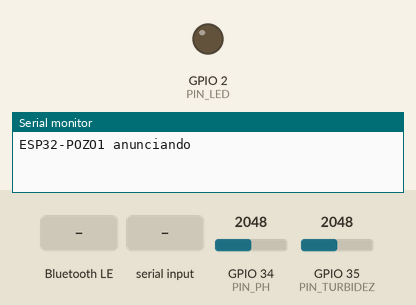
Simulated run of this sketch. Board: ESP32. Shown: output pins drawn as LEDs (lit = HIGH), the last lines printed to the serial monitor. The test bench sets the inputs (shaded band); at power-on: GPIO 34 (PIN_PH) = 2048, GPIO 35 (PIN_TURBIDEZ) = 2048 (analog values on the 0–4095 scale). Random numbers use the default seed unless the sketch sets one; EEPROM starts erased; nothing arrives over Bluetooth unless stated; a phone connects over Bluetooth LE 3 s after start.

Above: at 1.2 s.
1.3 s: Bluetooth LE write "leer" received
At 3.2 s:
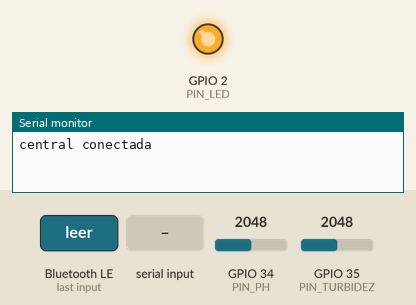
3.5 s: "monitor\n" received over Serial
5.0 s: Bluetooth LE write "monitor" received
6.5 s: "calibrar:reset\n" received over Serial
8.0 s: Bluetooth LE write "calibrar:" received
9.5 s: "calibrar:\n" received over Serial
Timing chart, 0 to 12.1 s (numbered marks = the images above; inputs shaded):
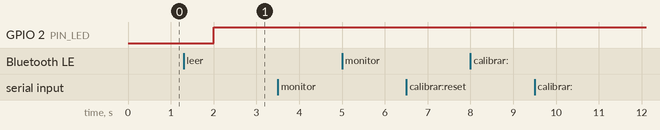

The sketch:

potable_sensor.ino
```cpp
/*
  Potable - nodo de medicion ESP32

  CONEXIONES
  ----------------------------------------------------------------------
  Sensor                    Modelo          Pin ESP32   Alimentacion
  pH                        SEN0161-V2      GPIO 34     3.3 V
  Turbidez                  SEN0189         GPIO 35     5 V  (ver aviso)
  TDS / conductividad       SEN0244         GPIO 32     3.3 V
  Temperatura               DS18B20         GPIO 4      3.3 V
  LED de estado             interno         GPIO 2      -

  AVISO 1: el SEN0189 entrega hasta 4.5 V y el ADC del ESP32 tolera 3.3 V.
  Va con divisor de voltaje R1 = 10 kohm (senal a GPIO 35) y R2 = 20 kohm
  (GPIO 35 a GND). Eso da 4.5 V -> 3.0 V. Sin el divisor se danan el pin.

  AVISO 2: el DS18B20 necesita 4.7 kohm entre su linea de datos y 3.3 V.

  AVISO 3: los electrodos de pH y TDS se interfieren si estan en el agua
  al mismo tiempo. El firmware los lee alternadamente, nunca juntos.

  BIBLIOTECAS
  ----------------------------------------------------------------------
  OneWire, DallasTemperature, ArduinoJson.
  El soporte BLE viene con el nucleo ESP32 de Arduino.
*/

#include <Arduino.h>
#include <ArduinoJson.h>
#include <BLE2902.h>
#include <BLEDevice.h>
#include <BLEServer.h>
#include <BLEUtils.h>
#include <DallasTemperature.h>
#include <OneWire.h>
#include <Preferences.h>

#define MODO_SIMULACION 0

// Que sensores estan conectados de verdad. Un pin ADC sin nada no da cero:
// flota y devuelve basura que parece una medicion. Los que esten en 0 no se
// leen y no viajan en el JSON, asi que la app los deja en captura manual.
#define TIENE_PH            1
#define TIENE_TURBIDEZ      1
#define TIENE_CONDUCTIVIDAD 0
#define TIENE_TEMPERATURA   0

static const char* IDENTIFICADOR = "ESP32-POZO1";

static const char* UUID_SERVICIO = "6f2a1000-8b41-4c8e-9d5a-1f7c3e0a9b21";
static const char* UUID_LECTURA  = "6f2a1001-8b41-4c8e-9d5a-1f7c3e0a9b21";
static const char* UUID_COMANDO  = "6f2a1002-8b41-4c8e-9d5a-1f7c3e0a9b21";
static const char* UUID_ESTADO   = "6f2a1003-8b41-4c8e-9d5a-1f7c3e0a9b21";

static const uint8_t PIN_PH          = 34;
static const uint8_t PIN_TURBIDEZ    = 35;
static const uint8_t PIN_TDS         = 32;
static const uint8_t PIN_TEMPERATURA = 4;
static const uint8_t PIN_LED         = 2;

static const uint8_t MUESTRAS_POR_LECTURA = 21;
static const uint16_t ADC_MAXIMO = 4095;
static const float VOLTAJE_REFERENCIA = 3.3f;

static const float DIVISOR_TURBIDEZ = 1.5f;

// El divisor en papel es 1.5 pero la cadena no lo cumple: resistores al +-5%,
// alimentacion de VIN (4.8 V, no 5.0) y el ADC leyendo por lo bajo. Sale de
// calibrar a un punto, 2.545 V crudos en agua limpia contra el cero en 4.20.
// Medido con el vaso TAPADO: la luz del cuarto mete 48 mV de ruido.
static const float AJUSTE_TURBIDEZ = 1.100f;

// Arriba de V_LIMPIA es agua limpia; abajo del vertice la lectura satura.
static const float TURBIDEZ_V_LIMPIA = 4.2f;
static const float TURBIDEZ_V_VERTICE = 2.56f;
static const float TURBIDEZ_NTU_MAXIMA = 3000.0f;

static const float TEMPERATURA_REFERENCIA = 25.0f;

static const float PH_PENDIENTE_POR_DEFECTO = -5.70f;
static const float PH_OFFSET_POR_DEFECTO = 21.34f;

static const float FACTOR_TDS_A_EC = 2.0f;

OneWire cableUnico(PIN_TEMPERATURA);
DallasTemperature sensorTemperatura(&cableUnico);
Preferences memoria;

BLECharacteristic* caracteristicaLectura = nullptr;
BLECharacteristic* caracteristicaEstado = nullptr;
bool hayCentralConectada = false;

float phPendiente = PH_PENDIENTE_POR_DEFECTO;
float phOffset = PH_OFFSET_POR_DEFECTO;

// Calibracion de dos puntos. El primer patron se guarda aqui esperando al
// segundo; con los dos se calcula la pendiente, que es lo que se degrada con
// el uso del electrodo. Con un solo punto quedaria exacto en ese pH y cada
// vez mas equivocado al alejarse, justo donde la norma decide apto o riesgo.
bool hayPrimerPunto = false;
float primerPuntoPh = 0.0f;
float primerPuntoV = 0.0f;

// Lectura continua por el serial. Sirve para ver el electrodo asentarse antes
// de fijar un punto, en vez de adivinar cuando dejo de moverse.
bool monitorContinuo = false;

struct Lectura {
  float ph;
  float turbidez;
  float conductividad;
  float temperatura;
  bool valida;
};

static int comparar(const void* a, const void* b) {
  return (*(const uint16_t*)a) - (*(const uint16_t*)b);
}

static uint16_t leerCrudoFiltrado(uint8_t pin) {
  uint16_t muestras[MUESTRAS_POR_LECTURA];
  for (uint8_t i = 0; i < MUESTRAS_POR_LECTURA; i++) {
    muestras[i] = analogRead(pin);
    delay(4);
  }
  qsort(muestras, MUESTRAS_POR_LECTURA, sizeof(uint16_t), comparar);
  return muestras[MUESTRAS_POR_LECTURA / 2];
}

static float aVoltios(uint16_t crudo) {
  return (crudo * VOLTAJE_REFERENCIA) / ADC_MAXIMO;
}

static float leerTemperatura() {
  sensorTemperatura.requestTemperatures();
  float grados = sensorTemperatura.getTempCByIndex(0);
  return (grados == DEVICE_DISCONNECTED_C) ? NAN : grados;
}

// Conversion aparte de la lectura: el monitor imprime el valor y el voltaje
// del que salio, y con dos llamadas al ADC salian de momentos distintos.
static float phDeVoltios(float voltios, float temperatura) {
  float ph = phPendiente * voltios + phOffset;

  if (!isnan(temperatura)) {
    ph += (temperatura - TEMPERATURA_REFERENCIA) * 0.03f;
  }
  return constrain(ph, 0.0f, 14.0f);
}

static float leerPh(float temperatura) {
  return phDeVoltios(aVoltios(leerCrudoFiltrado(PIN_PH)), temperatura);
}

static float voltiosTurbidez() {
  return aVoltios(leerCrudoFiltrado(PIN_TURBIDEZ)) * DIVISOR_TURBIDEZ *
         AJUSTE_TURBIDEZ;
}

static float turbidezDeVoltios(float voltios) {
  if (voltios > TURBIDEZ_V_LIMPIA) return 0.0f;

  // La curva es una parabola: pasado el vertice se devuelve y el agua mas
  // sucia daria menos. Con leche daba 0.0 NTU y el vaso casi blanco.
  if (voltios < TURBIDEZ_V_VERTICE) return TURBIDEZ_NTU_MAXIMA;

  float ntu = -1120.4f * voltios * voltios + 5742.3f * voltios - 4352.9f;
  return constrain(ntu, 0.0f, TURBIDEZ_NTU_MAXIMA);
}

static float leerTurbidez() { return turbidezDeVoltios(voltiosTurbidez()); }

static float leerConductividad(float temperatura) {
  float voltios = aVoltios(leerCrudoFiltrado(PIN_TDS));

  float grados = isnan(temperatura) ? TEMPERATURA_REFERENCIA : temperatura;
  float compensacion = 1.0f + 0.02f * (grados - TEMPERATURA_REFERENCIA);
  float voltiosCompensados = voltios / compensacion;

  float ppm = (133.42f * voltiosCompensados * voltiosCompensados *
                   voltiosCompensados -
               255.86f * voltiosCompensados * voltiosCompensados +
               857.39f * voltiosCompensados) *
              0.5f;

  return constrain(ppm * FACTOR_TDS_A_EC, 0.0f, 5000.0f);
}

#if MODO_SIMULACION
static float ruido(float amplitud) {
  return ((random(0, 1000) / 1000.0f) - 0.5f) * amplitud;
}

static Lectura tomarLectura() {
  Lectura l;
  l.temperatura = 22.0f + ruido(6.0f);
  l.ph = 7.2f + ruido(0.9f);
  l.turbidez = max(0.0f, 0.8f + ruido(1.6f));
  l.conductividad = max(0.0f, 320.0f + ruido(190.0f));
  l.valida = true;
  return l;
}
#else
static Lectura tomarLectura() {
  Lectura l;

  l.temperatura = TIENE_TEMPERATURA ? leerTemperatura() : NAN;

  // pH y TDS se leen alternados con una pausa: los electrodos se interfieren
  // si se muestrean al mismo tiempo.
  l.ph = TIENE_PH ? leerPh(l.temperatura) : NAN;

  if (TIENE_PH && TIENE_CONDUCTIVIDAD) delay(500);
  l.conductividad =
      TIENE_CONDUCTIVIDAD ? leerConductividad(l.temperatura) : NAN;

  if (TIENE_CONDUCTIVIDAD && TIENE_TURBIDEZ) delay(200);
  l.turbidez = TIENE_TURBIDEZ ? leerTurbidez() : NAN;

  l.valida = !isnan(l.ph) || !isnan(l.turbidez) ||
             !isnan(l.conductividad) || !isnan(l.temperatura);
  return l;
}
#endif

static String comoJson(const Lectura& l) {
  JsonDocument doc;
  doc["equipo"] = IDENTIFICADOR;
  doc["simulado"] = MODO_SIMULACION == 1;
  doc["ms"] = millis();

  // Lo que no se midio simplemente no va. Mandar un cero seria peor: la app
  // lo tomaria como una medicion valida y lo evaluaria contra la norma.
  JsonObject valores = doc["valores"].to<JsonObject>();
  if (!isnan(l.ph)) valores["ph"] = round(l.ph * 100) / 100.0;
  if (!isnan(l.turbidez)) {
    valores["turbidez"] = round(l.turbidez * 100) / 100.0;
  }
  if (!isnan(l.conductividad)) {
    valores["conductividad"] = round(l.conductividad);
  }
  if (!isnan(l.temperatura)) {
    valores["temperatura"] = round(l.temperatura * 10) / 10.0;
  }

  String salida;
  serializeJson(doc, salida);
  return salida;
}

static void publicarLectura() {
  Lectura l = tomarLectura();
  String json = comoJson(l);

  caracteristicaLectura->setValue((uint8_t*)json.c_str(), json.length());
  if (hayCentralConectada) caracteristicaLectura->notify();

  Serial.println(json);
}

static void publicarEstado(const char* estado) {
  caracteristicaEstado->setValue((uint8_t*)estado, strlen(estado));
  if (hayCentralConectada) caracteristicaEstado->notify();
}

static void guardarCalibracion() {
  memoria.begin("potable", false);
  memoria.putFloat("phPendiente", phPendiente);
  memoria.putFloat("phOffset", phOffset);
  memoria.end();
}

// Reflashear no borra la NVS; "Erase All Flash" si. Esto lo dice sin sacar
// la sonda.
static void imprimirCalibracion() {
  float salud = fabs(phPendiente / PH_PENDIENTE_POR_DEFECTO) * 100.0f;
  bool deFabrica = phPendiente == PH_PENDIENTE_POR_DEFECTO &&
                   phOffset == PH_OFFSET_POR_DEFECTO;

  Serial.printf("calibracion pH: pendiente %.4f, offset %.4f (%.0f%% de la "
                "nominal)\n", phPendiente, phOffset, salud);

  if (deFabrica) {
    Serial.println("OJO: son los valores por defecto. O nunca se calibro, o "
                   "se borro la NVS y hay que restaurar el respaldo.");
  }
}

// Primer patron: se guarda y se espera el segundo. Segundo patron: con los
// dos puntos sale la recta completa.
static void calibrar(float phPatron) {
  if (phPatron < 0.0f || phPatron > 14.0f) {
    publicarEstado("patron fuera de rango");
    Serial.printf("patron invalido: %.2f\n", phPatron);
    return;
  }

  float voltios = aVoltios(leerCrudoFiltrado(PIN_PH));

  if (!hayPrimerPunto) {
    hayPrimerPunto = true;
    primerPuntoPh = phPatron;
    primerPuntoV = voltios;

    publicarEstado("primer punto listo");
    Serial.printf("punto 1: pH %.2f a %.4f V. Enjuague y meta el otro patron\n",
                  phPatron, voltios);
    return;
  }

  // Si los dos patrones dan casi el mismo voltaje es que se midio el mismo
  // dos veces, o el electrodo no esta respondiendo. Dividir ahi da un
  // disparate y lo guardaria como si fuera bueno.
  float saltoV = voltios - primerPuntoV;
  if (fabs(saltoV) < 0.05f) {
    publicarEstado("patrones demasiado parecidos");
    Serial.printf("punto 2 a %.4f V, casi igual al punto 1 (%.4f V). "
                  "Revise que sean patrones distintos y que el electrodo "
                  "responda\n", voltios, primerPuntoV);
    return;
  }

  phPendiente = (phPatron - primerPuntoPh) / saltoV;
  phOffset = phPatron - phPendiente * voltios;
  hayPrimerPunto = false;
  guardarCalibracion();

  // La pendiente contra la de fabrica dice como anda el electrodo: se
  // degrada con el uso y es el primer sintoma de que hay que reemplazarlo.
  float salud = fabs(phPendiente / PH_PENDIENTE_POR_DEFECTO) * 100.0f;

  publicarEstado(salud < 70.0f || salud > 130.0f ? "calibrado, revise el electrodo"
                                                 : "calibrado");
  Serial.printf("calibrado con pH %.2f y %.2f: pendiente %.3f, offset %.3f "
                "(%.0f%% de la nominal)\n",
                primerPuntoPh, phPatron, phPendiente, phOffset, salud);

  if (salud < 70.0f || salud > 130.0f) {
    Serial.println("ADVERTENCIA: la pendiente se alejo mucho de la de "
                   "fabrica. Electrodo gastado, mal enjuagado, o patrones "
                   "vencidos.");
  }
}

class ManejadorServidor : public BLEServerCallbacks {
  void onConnect(BLEServer* servidor) override {
    hayCentralConectada = true;
    digitalWrite(PIN_LED, HIGH);
    Serial.println("central conectada");
  }

  void onDisconnect(BLEServer* servidor) override {
    hayCentralConectada = false;
    digitalWrite(PIN_LED, LOW);
    Serial.println("central desconectada");
    servidor->startAdvertising();
  }
};

// Los mismos comandos entran por Bluetooth y por el monitor serie. Calibrar
// desde el IDE es mucho mas comodo: el cable ya esta puesto y se ve lo que
// imprime sin tener que ir al telefono.
static void ejecutarComando(String comando) {
  comando.trim();

  if (comando == "leer") {
    publicarEstado("midiendo");
    publicarLectura();
    publicarEstado("listo");
    return;
  }

  if (comando == "monitor") {
    monitorContinuo = !monitorContinuo;
    Serial.println(monitorContinuo
                       ? "monitor encendido, 'monitor' otra vez para apagarlo"
                       : "monitor apagado");
    return;
  }

  if (comando == "calibrar:reset") {
    hayPrimerPunto = false;
    publicarEstado("calibracion reiniciada");
    Serial.println("calibracion reiniciada, mande el primer patron");
    return;
  }

  if (comando.startsWith("calibrar:")) {
    calibrar(comando.substring(9).toFloat());
    return;
  }

  if (comando == "calibracion") {
    imprimirCalibracion();
    return;
  }

  if (comando == "ayuda" || comando == "?") {
    Serial.println("leer            una lectura");
    Serial.println("monitor         enciende o apaga la lectura continua");
    Serial.println("calibracion     muestra la calibracion guardada del pH");
    Serial.println("calibrar:7.00   fija un punto con ese patron");
    Serial.println("calibrar:reset  olvida el primer punto");
    return;
  }

  publicarEstado("comando desconocido");
  Serial.printf("no entiendo '%s'. Escriba 'ayuda'\n", comando.c_str());
}

class ManejadorComando : public BLECharacteristicCallbacks {
  void onWrite(BLECharacteristic* caracteristica) override {
    ejecutarComando(String(caracteristica->getValue().c_str()));
  }
};

void setup() {
  Serial.begin(115200);
  pinMode(PIN_LED, OUTPUT);
  digitalWrite(PIN_LED, LOW);

  analogReadResolution(12);
  analogSetAttenuation(ADC_11db);

  sensorTemperatura.begin();
  randomSeed(esp_random());

  memoria.begin("potable", true);
  phPendiente = memoria.getFloat("phPendiente", PH_PENDIENTE_POR_DEFECTO);
  phOffset = memoria.getFloat("phOffset", PH_OFFSET_POR_DEFECTO);
  memoria.end();
  imprimirCalibracion();

  BLEDevice::init(IDENTIFICADOR);
  BLEServer* servidor = BLEDevice::createServer();
  servidor->setCallbacks(new ManejadorServidor());

  BLEService* servicio = servidor->createService(UUID_SERVICIO);

  caracteristicaLectura = servicio->createCharacteristic(
      UUID_LECTURA,
      BLECharacteristic::PROPERTY_READ | BLECharacteristic::PROPERTY_NOTIFY);
  caracteristicaLectura->addDescriptor(new BLE2902());

  BLECharacteristic* caracteristicaComando = servicio->createCharacteristic(
      UUID_COMANDO, BLECharacteristic::PROPERTY_WRITE);
  caracteristicaComando->setCallbacks(new ManejadorComando());

  caracteristicaEstado = servicio->createCharacteristic(
      UUID_ESTADO,
      BLECharacteristic::PROPERTY_READ | BLECharacteristic::PROPERTY_NOTIFY);
  caracteristicaEstado->addDescriptor(new BLE2902());
  publicarEstado("listo");

  servicio->start();

  BLEAdvertising* anuncio = BLEDevice::getAdvertising();
  anuncio->addServiceUUID(UUID_SERVICIO);
  anuncio->setScanResponse(true);
  BLEDevice::startAdvertising();

  Serial.printf("%s anunciando%s\n", IDENTIFICADOR,
                MODO_SIMULACION ? " (simulado)" : "");
}

void loop() {
  static uint32_t ultimoLatido = 0;
  static uint32_t ultimoMonitor = 0;

  if (Serial.available()) {
    ejecutarComando(Serial.readStringUntil('\n'));
  }

  // Con el voltaje crudo al lado: si salta sin que pase nada, es el cable.
  if (monitorContinuo && millis() - ultimoMonitor > 1000) {
    ultimoMonitor = millis();

#if MODO_SIMULACION
    Serial.println("monitor no aplica en modo simulacion");
    monitorContinuo = false;
#else
#if TIENE_PH
    float voltiosPh = aVoltios(leerCrudoFiltrado(PIN_PH));
    Serial.printf("pH %.2f   (%.4f V)\n", phDeVoltios(voltiosPh, NAN),
                  voltiosPh);
#endif
#if TIENE_TURBIDEZ
    float voltiosTurb = voltiosTurbidez();
    Serial.printf("turbidez %.1f NTU   (%.4f V)\n",
                  turbidezDeVoltios(voltiosTurb), voltiosTurb);
#endif
#if TIENE_CONDUCTIVIDAD
    Serial.printf("conductividad %.0f uS/cm   (%.4f V)\n",
                  leerConductividad(NAN), aVoltios(leerCrudoFiltrado(PIN_TDS)));
#endif
#if TIENE_TEMPERATURA
    Serial.printf("temperatura %.1f C\n", leerTemperatura());
#endif
#endif
  }

  if (!hayCentralConectada && millis() - ultimoLatido > 2000) {
    ultimoLatido = millis();
    digitalWrite(PIN_LED, !digitalRead(PIN_LED));
  }

  delay(100);
}
```
